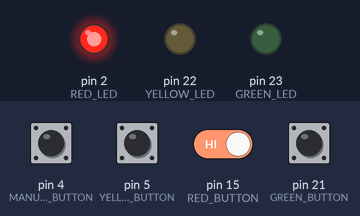
This sketch was run on a simulated Arduino Mega 2560, built with avr-gcc and run on an emulated ATmega2560. On the bench: output pins drawn as LEDs (lit = HIGH). Inputs (shaded band) come from the test bench; at power-on: pin 4 (MANUAL_AUTO_BUTTON), pin 5 (YELLOW_BUTTON), pin 15 (RED_BUTTON), pin 21 (GREEN_BUTTON) HIGH.

Above: at 1.2 s.
1.3 s: pin 4 (MANUAL_AUTO_BUTTON) pulled LOW for 1 s
At 1.7 s:
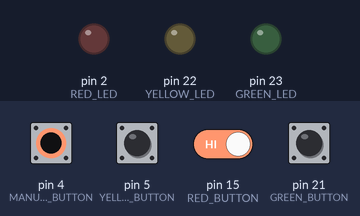
5.3 s: pin 4 (MANUAL_AUTO_BUTTON) pulled LOW for 0.15 s
At 5.6 s:
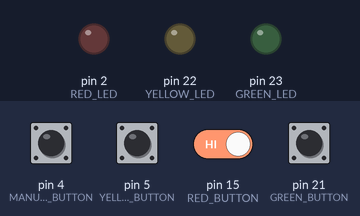
6.9 s: pin 5 (YELLOW_BUTTON) pulled LOW for 0.15 s
At 6.97 s:
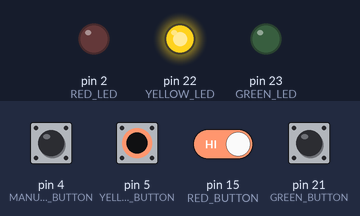
8.5 s: pin 21 (GREEN_BUTTON) pulled LOW for 0.15 s
At 8.57 s:
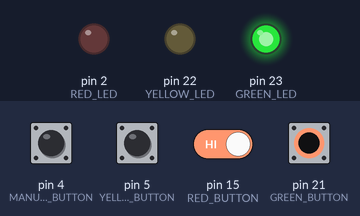
10.1 s: pin 4 (MANUAL_AUTO_BUTTON) driven LOW and pin 5 (YELLOW_BUTTON) driven LOW and pin 15 (RED_BUTTON) driven LOW and pin 21 (GREEN_BUTTON) driven LOW
13.1 s: pin 5 (YELLOW_BUTTON) driven HIGH
Timing chart, 0 to 16.1 s (numbered marks = the images above; inputs shaded):
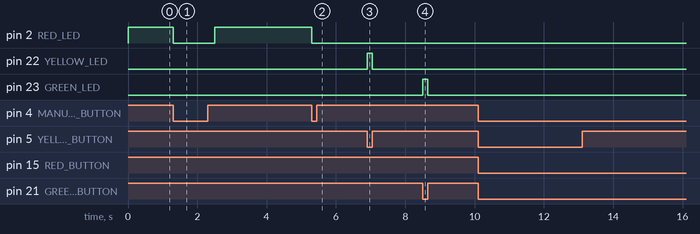

The sketch:

trafficv2.ino
```cpp
// ===== PIN DEFINITIONS =====
#define RED_LED            2
#define YELLOW_LED         22
#define GREEN_LED          23

#define MANUAL_AUTO_BUTTON 4
#define RED_BUTTON         15
#define YELLOW_BUTTON      5
#define GREEN_BUTTON       21

// ===== TIMING =====
const int redTimeMS    = 5000;
const int yellowTimeMS = 2000;
const int greenTimeMS  = 5000;

// ===== STATE VARIABLES =====
unsigned long previousMillis = 0;
int currentLed = RED_LED;
bool mode = true;   // true = AUTO, false = MANUAL
int secondsLeft = 0;

// ===== SETUP =====
void setup() {
  Serial.begin(115200);

  pinMode(RED_LED, OUTPUT);
  pinMode(YELLOW_LED, OUTPUT);
  pinMode(GREEN_LED, OUTPUT);

  pinMode(MANUAL_AUTO_BUTTON, INPUT_PULLUP);
  pinMode(RED_BUTTON, INPUT_PULLUP);
  pinMode(YELLOW_BUTTON, INPUT_PULLUP);
  pinMode(GREEN_BUTTON, INPUT_PULLUP);
}

// ===== LOOP =====
void loop() {
  static unsigned long lastSecond = 0;

  // ----- MODE TOGGLE -----
  if (digitalRead(MANUAL_AUTO_BUTTON) == LOW) {
    mode = !mode;

    digitalWrite(RED_LED, LOW);
    digitalWrite(YELLOW_LED, LOW);
    digitalWrite(GREEN_LED, LOW);

    previousMillis = millis();
    lastSecond = millis();
    currentLed = RED_LED;

    delay(300); // debounce
  }

  // ===== AUTO MODE =====
  if (mode) {
    unsigned long currentMillis = millis();

    // Countdown timer
    if (currentMillis - lastSecond >= 1000 && secondsLeft > 0) {
      lastSecond = currentMillis;
      secondsLeft--;
      Serial.println(secondsLeft);
    }

    // Determine interval
    unsigned long interval = 0;
    if (currentLed == RED_LED) interval = redTimeMS;
    else if (currentLed == YELLOW_LED) interval = yellowTimeMS;
    else if (currentLed == GREEN_LED) interval = greenTimeMS;

    // Switch lights
    if (currentMillis - previousMillis >= interval) {
      previousMillis = currentMillis;

      if (currentLed == RED_LED) {
        currentLed = YELLOW_LED;
        secondsLeft = yellowTimeMS / 1000;
        Serial.println("STOP");
      }
      else if (currentLed == YELLOW_LED) {
        currentLed = GREEN_LED;
        secondsLeft = greenTimeMS / 1000;
      }
      else if (currentLed == GREEN_LED) {
        currentLed = RED_LED;
        secondsLeft = redTimeMS / 1000;
      }
    }

    // Update LEDs
    digitalWrite(RED_LED,    currentLed == RED_LED);
    digitalWrite(YELLOW_LED, currentLed == YELLOW_LED);
    digitalWrite(GREEN_LED,  currentLed == GREEN_LED);
  }

  // ===== MANUAL MODE =====
  else {
    digitalWrite(RED_LED,    digitalRead(RED_BUTTON)    == LOW);
    digitalWrite(YELLOW_LED, digitalRead(YELLOW_BUTTON) == LOW);
    digitalWrite(GREEN_LED,  digitalRead(GREEN_BUTTON)  == LOW);
  }
}
```

Measured:
- after the input at 1.3 s, pin 2 (RED_LED): HIGH → LOW after 0.00 s instead of 3.7 s; pin 22 (YELLOW_LED): stays LOW (without the input it goes to HIGH after 3.7 s)
- after the input at 5.3 s, pin 2 (RED_LED): HIGH → LOW at once
- after the input at 6.9 s, pin 22 (YELLOW_LED): LOW → HIGH at once, → LOW 0.15 s later
- after the input at 8.5 s, pin 23 (GREEN_LED): LOW → HIGH at once, → LOW 0.15 s later
